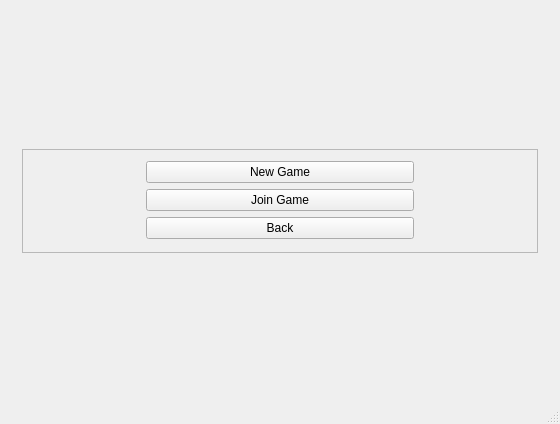
<?xml version="1.0" encoding="UTF-8"?>
<ui version="4.0">
 <class>MainWindow</class>
 <widget class="QMainWindow" name="MainWindow">
  <property name="geometry">
   <rect>
    <x>0</x>
    <y>0</y>
    <width>560</width>
    <height>424</height>
   </rect>
  </property>
  <property name="windowTitle">
   <string>MainWindow</string>
  </property>
  <property name="windowIcon">
   <iconset>
    <normaloff>../../postavicky/10352707_10202673617414696_2100323759_n.jpg</normaloff>../../postavicky/10352707_10202673617414696_2100323759_n.jpg</iconset>
  </property>
  <widget class="QWidget" name="centralWidget">
   <layout class="QGridLayout" name="gridLayout">
    <item row="1" column="0">
     <widget class="QStackedWidget" name="stackedWidget">
      <property name="currentIndex">
       <number>1</number>
      </property>
      <widget class="QWidget" name="page">
       <layout class="QGridLayout" name="gridLayout_2">
        <item row="1" column="0">
         <layout class="QHBoxLayout" name="horizontalLayout_2" stretch="2,3,2">
          <item>
           <spacer name="horizontalSpacer_2">
            <property name="orientation">
             <enum>Qt::Horizontal</enum>
            </property>
            <property name="sizeHint" stdset="0">
             <size>
              <width>40</width>
              <height>20</height>
             </size>
            </property>
           </spacer>
          </item>
          <item>
           <layout class="QVBoxLayout" name="verticalLayout">
            <item>
             <widget class="QPushButton" name="pushButton">
              <property name="text">
               <string>Connect</string>
              </property>
             </widget>
            </item>
            <item>
             <widget class="QPushButton" name="pushButton_2">
              <property name="text">
               <string>Exit Game</string>
              </property>
             </widget>
            </item>
           </layout>
          </item>
          <item>
           <spacer name="horizontalSpacer">
            <property name="orientation">
             <enum>Qt::Horizontal</enum>
            </property>
            <property name="sizeHint" stdset="0">
             <size>
              <width>40</width>
              <height>20</height>
             </size>
            </property>
           </spacer>
          </item>
         </layout>
        </item>
        <item row="0" column="0">
         <layout class="QHBoxLayout" name="horizontalLayout">
          <item>
           <widget class="QLineEdit" name="lineEdit">
            <property name="inputMask">
             <string/>
            </property>
            <property name="text">
             <string/>
            </property>
            <property name="placeholderText">
             <string>server URL or IP address</string>
            </property>
           </widget>
          </item>
          <item>
           <widget class="QLineEdit" name="lineEdit_2">
            <property name="inputMask">
             <string/>
            </property>
            <property name="text">
             <string/>
            </property>
            <property name="placeholderText">
             <string>port</string>
            </property>
           </widget>
          </item>
         </layout>
        </item>
       </layout>
      </widget>
      <widget class="QWidget" name="page_2">
       <layout class="QGridLayout" name="gridLayout_4">
        <item row="0" column="0">
         <widget class="QFrame" name="frame">
          <property name="frameShape">
           <enum>QFrame::StyledPanel</enum>
          </property>
          <property name="frameShadow">
           <enum>QFrame::Raised</enum>
          </property>
          <layout class="QGridLayout" name="gridLayout_3" columnstretch="5,12,5">
           <item row="1" column="1">
            <widget class="QPushButton" name="pushButton_3">
             <property name="text">
              <string>New Game</string>
             </property>
            </widget>
           </item>
           <item row="2" column="1">
            <widget class="QPushButton" name="pushButton_4">
             <property name="text">
              <string>Join Game</string>
             </property>
            </widget>
           </item>
           <item row="3" column="1">
            <widget class="QPushButton" name="pushButton_5">
             <property name="text">
              <string>Back</string>
             </property>
            </widget>
           </item>
           <item row="2" column="2">
            <spacer name="horizontalSpacer_3">
             <property name="orientation">
              <enum>Qt::Horizontal</enum>
             </property>
             <property name="sizeHint" stdset="0">
              <size>
               <width>40</width>
               <height>20</height>
              </size>
             </property>
            </spacer>
           </item>
           <item row="2" column="0">
            <spacer name="horizontalSpacer_4">
             <property name="orientation">
              <enum>Qt::Horizontal</enum>
             </property>
             <property name="sizeHint" stdset="0">
              <size>
               <width>40</width>
               <height>20</height>
              </size>
             </property>
            </spacer>
           </item>
          </layout>
         </widget>
        </item>
       </layout>
      </widget>
     </widget>
    </item>
    <item row="0" column="0">
     <spacer name="verticalSpacer_2">
      <property name="orientation">
       <enum>Qt::Vertical</enum>
      </property>
      <property name="sizeHint" stdset="0">
       <size>
        <width>20</width>
        <height>40</height>
       </size>
      </property>
     </spacer>
    </item>
    <item row="2" column="0">
     <spacer name="verticalSpacer">
      <property name="orientation">
       <enum>Qt::Vertical</enum>
      </property>
      <property name="sizeHint" stdset="0">
       <size>
        <width>20</width>
        <height>40</height>
       </size>
      </property>
     </spacer>
    </item>
   </layout>
   <zorder>stackedWidget</zorder>
   <zorder>verticalSpacer</zorder>
   <zorder>verticalSpacer_2</zorder>
  </widget>
  <widget class="QMenuBar" name="menuBar">
   <property name="geometry">
    <rect>
     <x>0</x>
     <y>0</y>
     <width>560</width>
     <height>21</height>
    </rect>
   </property>
  </widget>
  <widget class="QStatusBar" name="statusBar"/>
 </widget>
 <layoutdefault spacing="6" margin="11"/>
 <resources/>
 <connections/>
</ui>
